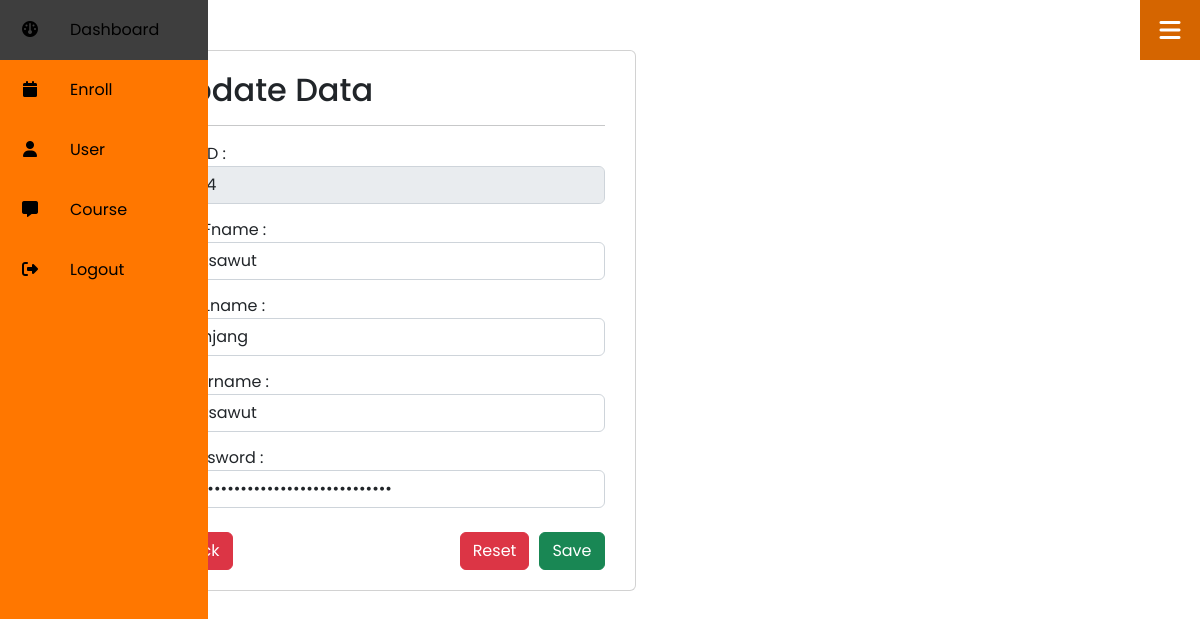
Screenshot of /listuser.php?edit=1044 (signed in) with the database file from the repository.
### tables this page shows
CREATE TABLE `user` (
  `UserID` int(11) NOT NULL,
  `UserFname` varchar(50) NOT NULL,
  `UserLname` varchar(50) NOT NULL,
  `UUsername` varchar(50) NOT NULL,
  `UPassword` varchar(50) NOT NULL,
  `Ustatus` int(11) NOT NULL
);

### core/class.user.php (called while the page is built, shortened)
<?php
class user
{
    private $db;
    public function __construct(){
        try{
            $this->db = new PDO(CONFIG, USER, PWD);
            $this->db->setAttribute(PDO::ATTR_ERRMODE,PDO::ERRMODE_EXCEPTION);
        }catch(\PDOException $e){
            echo $e->getMessage();
        }
    }
    public function closeconnect()
    {
        $this->db = null;
    }
    public function getUserByID($UserID)
    {
        $sql = "SELECT * FROM `user` WHERE `UserID` = ?";
        $stmt = $this->db->prepare($sql);
        $stmt->execute([$UserID]);
        $data = $stmt->fetch(PDO::FETCH_ASSOC);
        return $data;
    }
    public function user_list()
    {
        $sql = "SELECT * FROM `user`";
        $res = $this->db->query($sql);
        return $res->fetchall(PDO::FETCH_ASSOC);
    }
}
?>

### controller.user.php (called while the page is built, shortened)
<?php
    require_once('./core/class.user.php');
    $user = new user();
    if(isset($_GET['save'])){
        $UserFname = $_POST["UserFname"];
        $UserLname = $_POST["UserLname"];
        $UUsername = $_POST["UUsername"];
        $UPassword = $_POST["UPassword"];
        $user->insertuser($UserFname, $UserLname, $UUsername, $UPassword);
        header('Location: listuser.php');
    }else if(isset($_GET['saveeu'])){
        $EnrollUserID = $_POST["EnrollUserID"];
        $EnrollCourseID = $_POST["EnrollCourseID"];
        $user->insertenrolluser($EnrollUserID, $EnrollCourseID);
        header('Location: listenroll.php');
    }else if(isset($_GET['edit'])){
        $u = $user->getUserByID($_GET['edit']);
    }else if(isset($_GET['editc'])){
        $c = $user->getCourseByID($_GET['editc']);
    }else if(isset($_GET['editeu'])){
        $e = $user->getEnrollUserByID($_GET['editeu']);
    }else if(isset($_GET['update'])){
        $field = ['UserFname' => $_POST["UserFname"], 'UserLname' => $_POST["UserLname"], 'UUsername' => $_POST["UUsername"], 'UPassword' => md5($_POST["UPassword"])];
        $user->updateuser($_GET['update'],$field);
        header('Location: listuser.php');
    }else if(isset($_GET['updatec'])){
        date_default_timezone_set("Asia/bangkok");
        $date=date("Ymdhis");
        $uploadOk = 1;
        if($_FILES["fileToUpload"]["name"] == null){
            $target_file = $_POST["oldimage"];
            $field = ['CourseCode' => $_POST["CourseCode"], 'CourseName' => $_POST["CourseName"], 'CourseImg' => $target_file];
            $user->updatecourse($_GET['updatec'],$field);
            echo "<script>goto('listcourse.php');</script>";
        }else{
            $imgname = $_FILES["fileToUpload"]["name"];
            $extension = pathinfo($imgname,PATHINFO_EXTENSION);
            $target_dir = "img/";
            $target_file = $target_dir . basename($date.".".$extension[0].$extension[1].$extension[2]);
            $imageFileType = strtolower(pathinfo($target_file,PATHINFO_EXTENSION));
            if(isset($_POST["submit"])) {
                $check = getimagesize($_FILES["fileToUpload"]["tmp_name"]);
                if($check !== false) {
                    echo "File is an image - " . $check["mime"] . ".";
                    $uploadOk = 1;
                } else {
                    echo "File is not an image.";
                    $uploadOk = 0;
                }
            }
            if (file_exists($target_file)) {
                echo "Sorry, file already exists.";
                $uploadOk = 0;
            }
            if($imageFileType != "jpg" && $imageFileType != "png") {
                echo "Sorry, only JPG, PNG files are allowed.";
                $uploadOk = 0;
            }
            if($uploadOk == 0) {
                echo "<script>alertfunc('Sorry, your file was not uploaded.');";
                echo "goto('listcourse.php')</script>";
            }else {
                if(move_uploaded_file($_FILES["fileToUpload"]["tmp_name"], $target_file)){
                    echo "Success: upload completed<br>";
                    echo "The file ".htmlspecialchars(basename($_FILES["fileToUpload"]["name"]))." has been uploaded to server.";
                    $field = ['CourseCode' => $_POST["CourseCode"], 'CourseName' => $_POST["CourseName"], 'CourseImg' => $target_file];
                    $user->updatecourse($_GET['updatec'],$field);
                    echo "<script>goto('listcourse.php');</script>";
                } else {
                    echo "<script>alertfunc('Sorry there was an error uploading your file');";
                    echo "goto('listcourse.php')</script>";
                }
            }
        }
    }else if(isset($_GET['updateeu'])){
        $field = ['EnrollUserID' => $_POST["EnrollUserID"], 'EnrollCourseID' => $_POST["EnrollCourseID"]];
        $user->updateenrolluser($_GET['updateeu'],$field);
        header('Location: listenroll.php');
    }else if(isset($_GET['enroll'])){
        $user->enrollcourse($_GET['enroll'], $_SESSION['userid']);
        header('Location: index.php');
    }else if(isset($_GET['unroll'])){
        $user->unrollcourse($_GET['unroll']);
        header('Location: enroll.php');
    }else if(isset($_GET['regiser'])){
        $username = $_POST["username"];
        $password = $_POST["password"];
        $varpassword = $_POST["varpassword"];
        $fname = $_POST["fname"];
        $lname = $_POST["lname"];
        $logic = $user->regisfinduser($username);
        if($logic == null){
            if($password != $varpassword){
                echo "<script>alertfunc('Wrong password. Please try again');";
                echo "goto('login.php?regis')</script>";
            }else{
                $user->regisuser($username, $password, $fname, $lname);
                echo "<script>alertfunc('Regis Success');";
                echo "goto('logout.php')</script>";
            }
        }else{
            echo "<script>alertfunc('This username already exists');";
            echo "goto('login.php?regis')</script>";
        }
    }else if(isset($_GET['login'])){
        $username = $_POST["username"];
        $password = $_POST["password"];
        $u = $user->loginuser($username, $password);
        if(@$u["Ustatus"]=="1"){
            $_SESSION['userid'] = $u["UserID"];
            $_SESSION['userstatus'] = "admin";
            echo "<script>alertfunc('Login as admin Success');";
            echo "goto('dashboard.php')</script>";
        }
        else if(@$u["Ustatus"]=="2"){
            $_SESSION['userid'] = $u["UserID"];
            $_SESSION['userstatus'] = "user";
            echo "<script>alertfunc('Login Success');";
            echo "goto('index.php')</script>";
        }
        else{
            echo "<script>alertfunc('Wrong username or password');";
            echo "goto('logout.php')</script>";
        }
    }
    if(isset($showuser)){
        $user_list = $user->user_list();
    }
?>

### listuser.php (the view, shortened to what this page needs)
<?php
    $showuser = "show";
    include('controller.user.php');
    include_once("navbar.php");
?>
<!DOCTYPE html>
<html lang="en">
<head>
    <link rel="stylesheet" href="csjs/dataTables.min.css">
    <link rel="stylesheet" href="csjs/css.css">
</head>
<body style="z-index: 1;">
    <div class="container" style="margin-left:auto;margin-right:auto;">
        <div class="row">
            <div class="col-1">
            </div>
            <div class="col-11">
            <div style="padding-top:50px;">
                <?php
                    if(isset($_GET["edit"]) == true){
                ?>
                    <div class="row">
                        <div class="col-lg-6">
                            <div class="card" style="width: 100%">
                                <form action="controller.user.php?update='<?php echo $u["UserID"] ?>'" method="post">
                                    <div style="margin-left:30px; margin-right:30px; margin-top:20px; margin-bottom:20px;">
                                        <h2>Update Data</h2><hr>
                                        <div>
                                            UserID : <br>
                                            <input type="text" class="form-control" name="UserID" placeholder="รหัสผู้ใช้" value="<?php echo $u["UserID"] ?>" readonly disabled required><br>
                                        </div>
                                        <div style="margin-top: -10px">
                                            UserFname : <br>
                                            <input type="text" class="form-control" name="UserFname" placeholder="ชื่อ" value="<?php echo $u["UserFname"] ?>" required><br>
                                        </div>
                                        <div style="margin-top: -10px">
                                            UserLname : <br>
                                            <input type="text" class="form-control" name="UserLname" placeholder="นามสกุล" value="<?php echo $u["UserLname"] ?>" required><br>
                                        </div>
                                        <div style="margin-top: -10px">
                                            UUsername : <br>
                                            <input type="text" class="form-control" name="UUsername" placeholder="ชื่อผู้ใช้" value="<?php echo $u["UUsername"] ?>" required><br>
                                        </div>
                                        <div style="margin-top: -10px">
                                            UPassword : <br>
                                            <input type="password" class="form-control" name="UPassword" placeholder="รหัสผ่าน" value="<?php echo $u["UPassword"] ?>" required><br>
                                        </div>
                                        <a class="btn btn-danger" href='listuser.php'>Back</a>
                                        <div style="display: flex; flex-shrink: 0; flex-wrap: wrap; align-items: center; justify-content: flex-end; margin-top: -38px;">
                                            <button class="btn btn-danger" style="margin-right: 10px;" type="reset">Reset</button>
                                            <button class="btn btn-success" type="submit" name="save">Save</button>
                                        </div>
                                    </div>
                                </form>
                            </div>
                        </div>
                        <div class="col-lg-6">
                        </div>
                    </div>
                <?php
                    }
                ?>
            </div>
        </div>
        </div>
    </div>
</body>
</html>

### navbar.php (style rules this page uses)
* { padding: 0; margin: 0; box-sizing: border-box; font-family: "Poppins", sans-serif; }
body { font-family: "Poppins", sans-serif; min-height: 100vh; background: black; }

### rows the page displays
user: UserID "1044", UserFname "patsawut", UserLname "jamjang", UUsername "patsawut"
